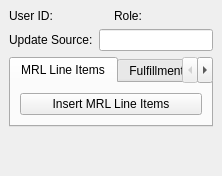
<?xml version="1.0" encoding="UTF-8"?>
<ui version="4.0">
 <class>MainWindow</class>
 <widget class="QMainWindow" name="MainWindow">
  <property name="windowTitle">
   <string>Fulfillment Management</string>
  </property>
  <widget class="QWidget" name="centralwidget">
   <layout class="QVBoxLayout" name="verticalLayout">
    <!-- User Information Layout -->
    <item>
     <layout class="QHBoxLayout" name="userInfoLayout">
      <item>
       <widget class="QLabel" name="user_label">
        <property name="text">
         <string>User ID: </string>
        </property>
       </widget>
      </item>
      <item>
       <widget class="QLabel" name="role_label">
        <property name="text">
         <string>Role: </string>
        </property>
       </widget>
      </item>
     </layout>
    </item>
    
    <!-- Update Source Input Layout -->
    <item>
     <layout class="QHBoxLayout" name="updateSourceLayout">
      <item>
       <widget class="QLabel" name="update_source_label">
        <property name="text">
         <string>Update Source:</string>
        </property>
       </widget>
      </item>
      <item>
       <widget class="QLineEdit" name="update_source_input"/>
      </item>
     </layout>
    </item>
    
    <!-- Tab Widget -->
    <item>
     <widget class="QTabWidget" name="tabWidget">
      <widget class="QWidget" name="tab_mrl">
       <attribute name="title">
        <string>MRL Line Items</string>
       </attribute>
       <layout class="QVBoxLayout" name="mrlLayout">
        <item>
         <widget class="QPushButton" name="insert_mrl_button">
          <property name="text">
           <string>Insert MRL Line Items</string>
          </property>
         </widget>
        </item>
        <!-- Add other MRL Line Items UI components here -->
       </layout>
      </widget>
      <widget class="QWidget" name="tab_fulfillment">
       <attribute name="title">
        <string>Fulfillment Items</string>
       </attribute>
       <layout class="QVBoxLayout" name="fulfillmentLayout">
        <item>
         <widget class="QPushButton" name="update_fulfillment_button">
          <property name="text">
           <string>Update Fulfillment Records</string>
          </property>
         </widget>
        </item>
        <!-- Add other Fulfillment Items UI components here -->
       </layout>
      </widget>
     </widget>
    </item>
    
    <!-- Spacer to Push Content Upwards -->
    <item>
     <spacer name="verticalSpacer">
      <property name="orientation">
       <enum>Qt::Vertical</enum>
      </property>
      <property name="sizeHint" stdset="0">
       <size>
        <width>20</width>
        <height>40</height>
       </size>
      </property>
     </spacer>
    </item>
    
    <!-- Optional: Status Bar or Additional UI Elements -->
    
   </layout>
  </widget>
  <!-- Optional: Menu Bar or Tool Bar -->
 </widget>
 <resources/>
 <connections/>
</ui>
